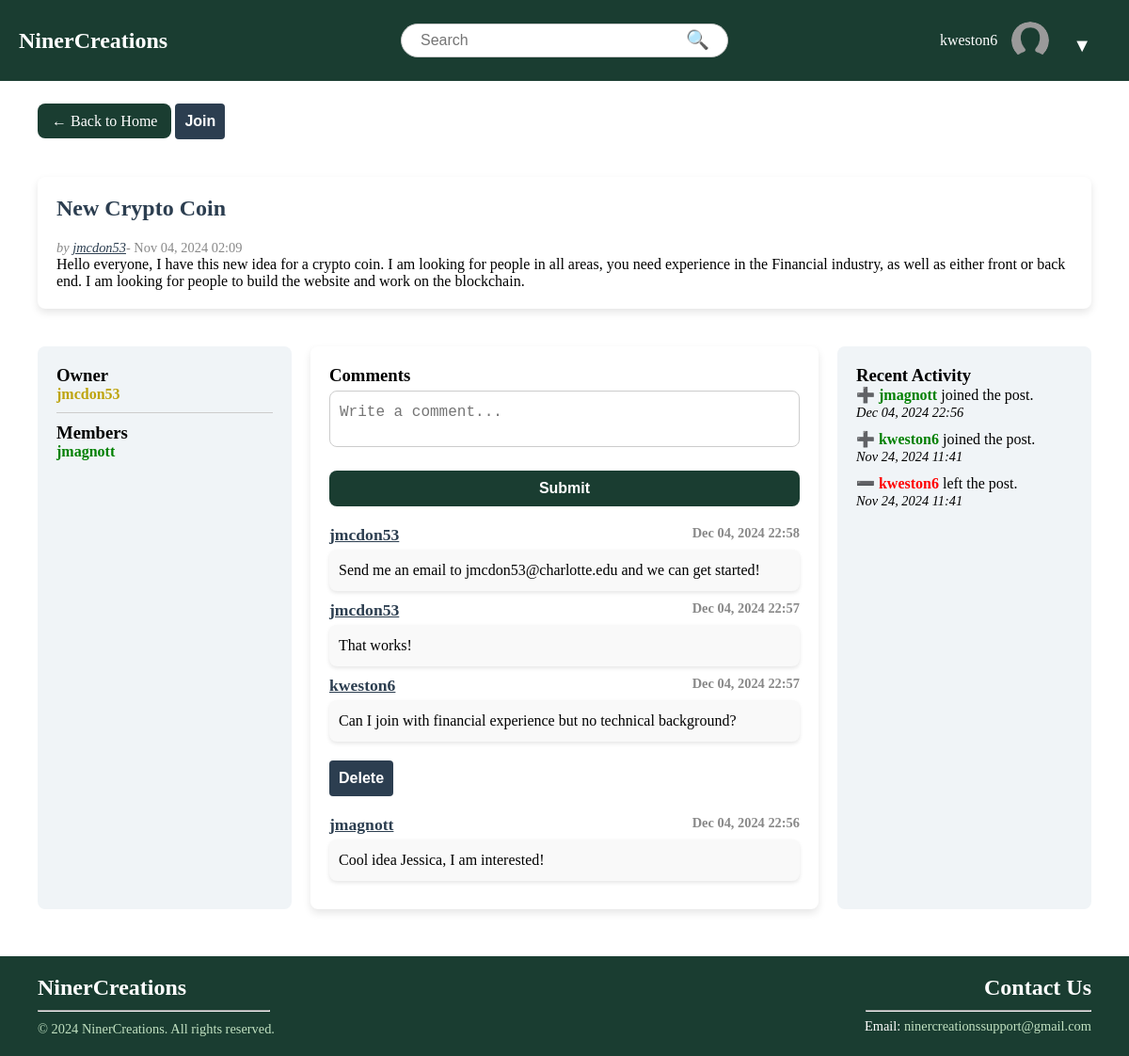
/post/2/ (signed in), run on the app's committed database.
### NinerCreations/models.py (models this page shows, shortened)
class Profile(models.Model):
    user = models.OneToOneField(User, on_delete=models.CASCADE)
    bio = models.TextField(blank=True, default='')
    profile_picture = models.ImageField(
        upload_to='profile_pictures/',
        default='profile_pictures/profile-placeholder.png'
    )

class Post(models.Model):
    PRIVACY_CHOICES = [
        ('public', 'Public'),
        ('private', 'Private'),
    ]
    author = models.ForeignKey(User, on_delete=models.CASCADE)
    title = models.CharField(max_length=255)
    content = models.TextField()
    created_at = models.DateTimeField(auto_now_add=True)
    topics = models.ManyToManyField(Topic, related_name="posts", blank=True)
    members = models.ManyToManyField(User, related_name="joined_posts", blank=True)
    privacy = models.CharField(max_length=7, choices=PRIVACY_CHOICES, default='public')

class Comment(models.Model):
    post = models.ForeignKey(Post, on_delete=models.CASCADE, related_name="comments")
    author = models.ForeignKey(User, on_delete=models.CASCADE, null=True, blank=True)
    content = models.TextField()
    created_at = models.DateTimeField(auto_now_add=True)

class Activity(models.Model):
    ACTION_CHOICES = [
        ('CREATED_ROOM', 'Created a Room'),
        ('CREATED_POST', 'Created a Post'),
    ]
    user = models.ForeignKey(User, on_delete=models.CASCADE, related_name="activities")
    action = models.CharField(max_length=20, choices=ACTION_CHOICES)
    post = models.ForeignKey(Post, on_delete=models.CASCADE, null=True, blank=True)
    comment = models.ForeignKey(Comment, on_delete=models.CASCADE, null=True, blank=True)
    timestamp = models.DateTimeField(auto_now_add=True)

### NinerCreations/views.py (the view, shortened to what this page needs)
# urls.py: path('post/<int:pk>/', views.post_detail, name='post_detail'),  # New URL pattern for post detail and comments
def post_detail(request, pk):
    post = get_object_or_404(Post, pk=pk)
    comments = post.comments.all().order_by('-created_at')  # Fetch comments associated with the post
    members = post.members.all()
    recent_activities = Activity.objects.filter(
        post=post,
        action__in=['JOINED_POST', 'LEFT_POST']
    ).order_by('-timestamp')
    return render(request, 'base/post_detail.html', {
        'post': post,
        'comments': comments,
        'members': members,  # Pass the members list to the template
        'recent_activities': recent_activities,  # Pass recent activities
    })

### NinerCreations/templates/base/post_detail.html (shortened to what this page needs)
{% extends "base/base.html" %}
{% block content %}
<div class="content-grid">
    <div class="button-container">
        <a class="btn btn-primary" href="{% url 'home' %}">← Back to Home</a>
        {% if user.is_authenticated %}
            {% if request.user == post.author %}
                <a href="{% url 'edit_post' post.id %}" class="btn btn-primary ml-2">Edit Post</a>
            {% elif post.privacy == "public" %}
                <form method="POST" class="join-leave-form" style="display:inline;">
                    {% if request.user in post.members.all %}
                        <button type="submit" name="leave" class="btn btn-danger ml-2">Leave</button>
                    {% else %}
                        <button type="submit" name="join" class="btn btn-success ml-2">Join</button>
                    {% endif %}
                </form>
            {% endif %}
        {% endif %}
    </div>
    <div class="pd-main">
        <div class="post-detail">
            <h2>{{ post.title }}</h2>
            <p class="post-meta">
                <em>by <a href="{% url 'user_profile' post.author.id %}">{{ post.author.username }}</a></em> - {{ post.created_at|date:"M d, Y H:i" }}            </p>
            <div class="post-content">
                {{ post.content }}
            </div>
        </div>
    </div>
    <div class="pd-left">
        <h3>Owner</h3>
        <ul class="active-members-list" style="list-style: none; padding: 0; margin: 0;">
            <li style="color: rgb(190, 164, 13); font-weight: bold; margin-bottom: 10px;">
                {{ post.author.username }}
            </li>
        </ul>
        <hr style="border: none; height: 1px; background-color: #ccc; margin: 10px 0;">
        <h3>Members</h3>
        <ul class="active-members-list" style="list-style: none; padding: 0; margin: 0;">
            {% for member in members %}
                {% if member.username != post.author.username %}
                    <li style="color: green; font-weight: bold; margin-bottom: 5px;">
                        {{ member.username }}
                    </li>
                {% endif %}
            {% empty %}
                <li style="font-style: italic; color: gray;">No members have joined yet.</li>
            {% endfor %}
        </ul>
    </div>
    <div class="pd-main-content">
        <div class="comment-section">
            <h3>Comments</h3>
            {% if user.is_authenticated and post.privacy == "public" or user.is_authenticated and request.user == post.author or user.is_authenticated and request.user in post.members.all %}
                <form method="POST" action="{% url 'post_detail' post.id %}" class="comment-form">
                    <textarea name="content" rows="4" placeholder="Write a comment..." required class="comment-input"></textarea>
                    <button type="submit" class="btn btn-primary">Submit</button>
                </form>
            {% else %}
                <p>You cannot comment on this post.</p>
            {% endif %}
            <ul id="commentList" class="comment-list">
                {% for comment in comments %}
                    <li class="comment">
                        <div class="comment-header">
                            <strong class="comment-author"><a href="{% url 'user_profile' comment.author.id %}">{{ comment.author.username|default:"Guest" }}</a></strong>                            <span class="comment-timestamp">{{ comment.created_at|date:"M d, Y H:i" }}</span>
                        </div>
                        <div class="comment-content">
                            {{ comment.content }}
                        </div>
                    </li>
                    {% if request.user == comment.author or request.user == post.author %}
                        <form method="POST" action="{% url 'delete_comment' post.pk comment.id %}" style="display:inline;">
                            <button type="submit" class="btn btn-danger">Delete</button>
                        </form>
                    {% endif %}
                {% endfor %}
            </ul>
        </div>
    </div>
    <div class="pd-right">
        <h3>Recent Activity</h3>
        <ul class="recent-activity-list" style="list-style: none; padding: 0; margin: 0;">
            {% for activity in recent_activities %}
                <li style="margin-bottom: 10px;">
                    {% if activity.action == 'JOINED_POST' %}
                        <span style="color: green; font-weight: bold;"> ➕ {{ activity.user.username }}</span> joined the post.
                    {% elif activity.action == 'LEFT_POST' %}
                        <span style="color: red; font-weight: bold;"> ➖ {{ activity.user.username }}</span> left the post.
                    {% endif %}
                    <br>
                    <em style="font-size: 0.9em;">{{ activity.timestamp|date:"M d, Y H:i" }}</em>
                </li>
            {% empty %}
                <li style="font-style: italic; color: gray;">No recent activity.</li>
            {% endfor %}
        </ul>
    </div>
</div>
{% endblock %}

### NinerCreations/templates/base/base.html (shortened to what this page needs)
{% load static %}
<!DOCTYPE html>
<html lang="en">
<head>
    <link rel="stylesheet" type="text/css" href="{% static 'css/styles.css' %}">
</head>
<body>
    <div class="wrapper">
        <div class="header">
            <div class="logo">
                <a href="/">
                    <h1>NinerCreations</h1>
                </a>
            </div>
            <div class="search-bar">
                <form action="/search/" method="get">
                    <input type="text" name="q" placeholder="Search" value="">
                    <button type="submit">&#128269;</button>
                </form>
            </div>
            <div class="header-right">
                {% if user.is_authenticated %}
                    <span>{{ user.username }}</span>
                    <div class="profile-container">
                        <div class="profile-picture">
                            <img src="{% if user.profile.profile_picture and user.profile.profile_picture.url %}{{ user.profile.profile_picture.url }}{% else %}{% static 'images/profile-placeholder.png' %}{% endif %}"
                                 alt="Profile Picture"
                                 style="width: 40px; height: 40px; border-radius: 50%; object-fit: cover;">
                        </div>
                        <div class="dropdown">
                            <button class="dropdown-btn">▼</button>
                        </div>
                    </div>
                {% else %}
                    <a href="{% url 'login' %}" class="login-btn">Login</a>
                {% endif %}
            </div>
        </div>
        <div class="content">
            {% block content %}
            {% endblock %}
        </div>
        {% include 'base/footer.html' %}
    </div>
</body>
</html>

### static/css/styles.css (style rules this page uses)
* { padding: 0; margin: 0; box-sizing: border-box; }
html, body { height: 100%; margin: 0; }
.wrapper { display: flex; flex-direction: column; min-height: 100vh; }
.content { flex: 1; padding: 20px; margin-top: 60px; margin-bottom: 10px; }
.header { display: flex; align-items: center; justify-content: space-between; background-color: #1A3D31; padding: 10px 20px; color: white; position: fixed; top: 0; width: 100%; z-index: 10; }
.logo { flex: 1; text-align: left; }
.logo a { text-decoration: none; }
.logo h1 { font-size: 24px; color: #FFFFFF; margin: 0; }
.search-bar { flex: 2; display: flex; justify-content: center; align-items: center; margin-top: 15px; }
.search-bar form { width: 100%; max-width: 60%; display: flex; align-items: center; position: relative; }
.search-bar input { width: 100%; padding: 8px 40px 8px 20px; border-radius: 20px; border: 1px solid #ccc; font-size: 16px; }
.search-bar button { position: absolute; right: 10px; background: none; border: none; font-size: 20px; cursor: pointer; color: #333; margin-top: -5px; }
.header-right { flex: 1; display: flex; align-items: center; gap: 15px; justify-content: flex-end; }
h2 { color: #2c3e50; margin-bottom: 20px; font-weight: bold; }
form { display: flex; flex-direction: column; }
form input { padding: 8px; border-radius: 4px; border: 1px solid #ccc; margin-bottom: 15px; font-size: 16px; }
form button { background-color: #2c3e50; color: white; font-weight: bold; padding: 10px; border: none; border-radius: 4px; cursor: pointer; transition: background-color 0.3s ease; }
a { color: #2c3e50; }
.profile-container { display: flex; align-items: center; position: relative; }
.profile-picture { width: 40px; height: 40px; border-radius: 50%; overflow: hidden; }
.profile-picture img { width: 100%; height: 100%; object-fit: cover; }
.dropdown { position: relative; display: inline-block; }
.dropdown-btn { background: none; border: none; color: white; font-size: 20px; cursor: pointer; margin-left: 5px; }
.content-grid { display: grid; grid-template-columns: 1fr 2fr 1fr; gap: 20px; padding: 20px; }
.pd-main { grid-column: 1 / -1; background-color: #ffffff; padding: 20px; border-radius: 8px; box-shadow: 0px 4px 8px rgba(0, 0, 0, 0.1); margin-bottom: 20px; }
.pd-left { background-color: #f0f4f7; padding: 20px; border-radius: 8px; height: 100%; }
.pd-main-content { background-color: #ffffff; padding: 20px; border-radius: 8px; box-shadow: 0px 4px 8px rgba(0, 0, 0, 0.1); display: flex; flex-direction: column; height: 100%; }
.pd-right { background-color: #f0f4f7; padding: 20px; border-radius: 8px; height: 100%; }
.comment-section { margin-top: 0px; }
.comment-header { display: flex; justify-content: space-between; font-weight: bold; }
.comment-author { font-size: 1.1rem; color: #2d6a4f; }
.comment-timestamp { font-size: 0.9rem; color: #888; }
.comment-list { list-style-type: none; }
.comment-content { margin-top: 5px; font-size: 1rem; line-height: 1.5; background-color: #f9f9f9; padding: 10px; border-radius: 8px; box-shadow: 0px 2px 4px rgba(0, 0, 0, 0.1); margin-bottom: 10px; }
.comment-form { display: flex; flex-direction: column; }
.comment-input { border-radius: 8px; border: 1px solid #ccc; padding: 10px; font-size: 16px; resize: none; height: 60px; }
.recent-activity-list { list-style-type: none; padding: 0; margin: 0; text-decoration: none; }
.btn-primary { background-color: #1A3D31; color: white; border: none; border-radius: 8px; padding: 10px 15px; cursor: pointer; text-decoration: none; transition: background-color 0.3s; }
.btn { margin-bottom: 20px; }
.recent-activity-list { list-style-type: none; padding: 0; margin: 0; }
.post-meta { color: #888; font-size: 0.9rem; margin-top: 10px; display: flex; }
form { width: 100%; }
input[type="file"], textarea { display: block; width: 100%; margin-top: 5px; margin-bottom: 15px; padding: 10px; border: 1px solid #ccc; border-radius: 4px; font-size: 14px; line-height: 1.5; }
textarea { resize: vertical; }
button { background-color: #1A3D31; color: #fff; border: none; border-radius: 5px; padding: 10px 20px; font-size: 16px; cursor: pointer; margin-top: 10px; }
img { display: block; margin-bottom: 15px; border-radius: 50%; width: 150px; height: 150px; object-fit: cover; }

### data on the page
Post: title "New Crypto Coin", author.username "jmcdon53", created_at "Nov 04, 2024 02:09", content "Hello everyone, I have this new idea for a crypto coin. I am looking for people in all areas, you need experience in the Financial industry, as well as either front or back end. I am looking for people to build the website and work on the blockchain."
Comment: author.username "jmcdon53", created_at "Dec 04, 2024 22:58", content "Send me an email to jmcdon53@charlotte.edu and we can get started!"
Comment: author.username "jmcdon53", created_at "Dec 04, 2024 22:57", content "That works!"
Comment: author.username "kweston6", created_at "Dec 04, 2024 22:57", content "Can I join with financial experience but no technical background?", shows "Delete"
Comment: author.username "jmagnott", created_at "Dec 04, 2024 22:56", content "Cool idea Jessica, I am interested!"
Activity: user.username "jmagnott", timestamp "Dec 04, 2024 22:56"
Activity: user.username "kweston6", timestamp "Nov 24, 2024 11:41"
Activity: user.username "kweston6", timestamp "Nov 24, 2024 11:41"

### other printed values
{{ user.username }} "kweston6"
{{ member.username }} "jmagnott"
